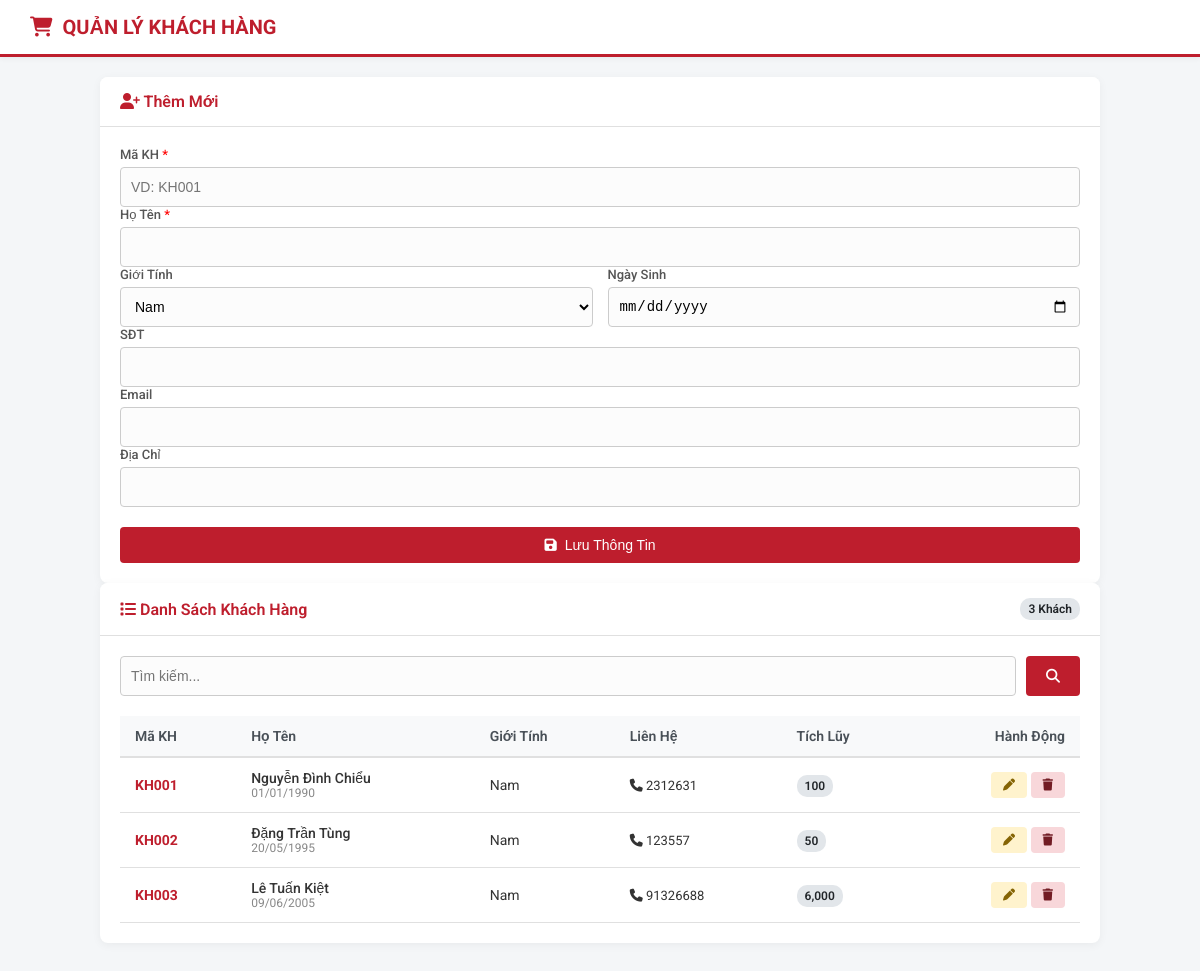
Page /views/khachhang/quanlykhachhang.php on the committed database.
### tables this page shows
CREATE TABLE IF NOT EXISTS khachhang (
    makhachhang VARCHAR(20) PRIMARY KEY,
    tenkhachhang VARCHAR(100) NOT NULL,
    gioitinh VARCHAR(10),
    ngaysinh DATE,
    diachi VARCHAR(255),
    email VARCHAR(100),
    sdt INT,
    diemtichluy INT DEFAULT 0,
    hangthanhvien VARCHAR(50) DEFAULT "Chưa xếp hạng",
    diemhientai INT DEFAULT 0
    
    
);

### views/khachhang/quanlykhachhang.php (the view, shortened to what this page needs)
<?php
require_once '../connectdb.php';
if (isset($con)) {
    $conn = $con;
} else {
    die("Lỗi kết nối");
}
$edit_customer = null;
$keyword = "";
$sql_list = "SELECT * FROM khachhang";
$sql_list .= " ORDER BY makhachhang ASC";
$list_customers = mysqli_query($conn, $sql_list);
?>
<!DOCTYPE html>
<html lang="vi">
<head>
    <link rel="stylesheet" href="https://cdnjs.cloudflare.com/ajax/libs/font-awesome/6.4.0/css/all.min.css">
    <link rel="stylesheet" href="style.css">
</head>
<body>
    <div class="navbar">
        <div class="navbar-brand"><i class="fa-solid fa-cart-shopping"></i> Quản lý Khách Hàng</div>
    </div>
    <div class="container block-layout">
        <div class="card">
            <div class="card-header">
                <span><i class="fa-solid <?php echo ($edit_customer) ? 'fa-pen-to-square' : 'fa-user-plus'; ?>"></i> <?php echo ($edit_customer) ? "Cập Nhật" : "Thêm Mới"; ?></span>
            </div>
            <div class="card-body">
                <form action="quanlykhachhang.php" method="POST">
                    <div class="form-group">
                        <label class="form-label">Mã KH <span style="color:red">*</span></label>
                        <input type="text" name="makhachhang" class="form-control" required placeholder="VD: KH001"
                               value="<?php echo ($edit_customer) ? $edit_customer['makhachhang'] : ''; ?>"
                               <?php echo ($edit_customer) ? 'readonly' : ''; ?>>
                    </div>
                    <div class="form-group">
                        <label class="form-label">Họ Tên <span style="color:red">*</span></label>
                        <input type="text" name="tenkhachhang" class="form-control" required
                               value="<?php echo ($edit_customer) ? $edit_customer['tenkhachhang'] : ''; ?>">
                    </div>
                    <div style="display: grid; grid-template-columns: 1fr 1fr; gap: 15px;">
                        <div class="form-group">
                            <label class="form-label">Giới Tính</label>
                            <select name="gioitinh" class="form-control">
                                <option value="Nam" <?php echo ($edit_customer && $edit_customer['gioitinh'] == 'Nam') ? 'selected' : ''; ?>>Nam</option>
                            </select>
                        </div>
                        <div class="form-group">
                            <label class="form-label">Ngày Sinh</label>
                            <input type="date" name="ngaysinh" class="form-control" value="<?php echo ($edit_customer) ? $edit_customer['ngaysinh'] : ''; ?>">
                        </div>
                    </div>
                    <div class="form-group">
                        <label class="form-label">SĐT</label>
                        <input type="number" name="sdt" class="form-control" value="<?php echo ($edit_customer) ? $edit_customer['sdt'] : ''; ?>">
                    </div>
                    <div class="form-group">
                        <label class="form-label">Email</label>
                        <input type="email" name="email" class="form-control" value="<?php echo ($edit_customer) ? $edit_customer['email'] : ''; ?>">
                    </div>
                    <div class="form-group">
                        <label class="form-label">Địa Chỉ</label>
                        <input type="text" name="diachi" class="form-control" value="<?php echo ($edit_customer) ? $edit_customer['diachi'] : ''; ?>">
                    </div>
                    <div style="margin-top: 20px;">
                        <button type="submit" name="btn_save" class="btn btn-primary">
                            <i class="fa-solid fa-floppy-disk"></i> <?php echo ($edit_customer) ? "Lưu Thay Đổi" : "Lưu Thông Tin"; ?>
                        </button>
                    </div>
                </form>
            </div>
        </div>
        <div class="card">
            <div class="card-header">
                <span><i class="fa-solid fa-list"></i> Danh Sách Khách Hàng</span>
                <span class="badge badge-points"><?php echo mysqli_num_rows($list_customers); ?> Khách</span>
            </div>
            <div class="card-body">
                <form action="quanlykhachhang.php" method="GET" style="display:flex; gap:10px; margin-bottom:20px;">
                    <input type="text" name="tukhoa" class="form-control" placeholder="Tìm kiếm..." value="<?php echo $keyword; ?>">
                    <button class="btn btn-primary" style="width: auto;"><i class="fa-solid fa-magnifying-glass"></i></button>
                </form>
                <div class="table-responsive">
                    <table class="table">
                        <thead>
                            <tr>
                                <th>Mã KH</th>
                                <th>Họ Tên</th>
                                <th>Giới Tính</th>
                                <th>Liên Hệ</th>
                                <th>Tích Lũy</th>
                                <th style="text-align: right;">Hành Động</th>
                            </tr>
                        </thead>
                        <tbody>
                            <?php if (mysqli_num_rows($list_customers) > 0): ?>
                                <?php while ($row = mysqli_fetch_assoc($list_customers)): ?>
                                <tr>
                                    <td><span style="font-weight: bold; color: var(--primary-color);"><?php echo $row['makhachhang']; ?></span></td>
                                    <td>
                                        <div style="font-weight: 500;"><?php echo $row['tenkhachhang']; ?></div>
                                        <div style="font-size: 12px; color: #888;"><?php echo date('d/m/Y', strtotime($row['ngaysinh'])); ?></div>
                                    </td>
                                    <td><?php echo $row['gioitinh']; ?></td>
                                    <td>
                                        <div style="font-size: 13px;"><i class="fa-solid fa-phone"></i> <?php echo $row['sdt']; ?></div>
                                    </td>
                                    <td><span class="badge badge-points"><?php echo number_format($row['diemtichluy']); ?></span></td>
                                    <td style="text-align: right;">
                                        <a href="quanlykhachhang.php?action=edit&code=<?php echo $row['makhachhang']; ?>" class="btn-action-edit"><i class="fa-solid fa-pen"></i></a>
                                        <a href="quanlykhachhang.php?action=delete&code=<?php echo $row['makhachhang']; ?>" onclick="return confirm('Xóa khách hàng <?php echo $row['makhachhang']; ?>?');" class="btn-action-delete"><i class="fa-solid fa-trash"></i></a>
                                    </td>
                                </tr>
                                <?php endwhile; ?>
                            <?php else: ?>
                                <tr><td colspan="6" style="text-align:center;">Không có dữ liệu</td></tr>
                            <?php endif; ?>
                        </tbody>
                    </table>
                </div>
            </div>
        </div>
    </div>
</body>
</html>

### views/khachhang/style.css (style rules this page uses)
:root { --primary-color: #be1e2d; --primary-hover: #9e1925; --secondary-color: #17a2b8; --bg-color: #f4f6f8; --card-bg: #ffffff; --text-color: #333; --border-color: #e0e0e0; --success: #28a745; --danger: #dc3545; }
body { font-family: 'Roboto', sans-serif; background-color: var(--bg-color); color: var(--text-color); margin: 0; padding: 0; }
.navbar { background-color: var(--card-bg); padding: 15px 30px; box-shadow: 0 2px 5px rgba(0,0,0,0.05); display: flex; align-items: center; justify-content: space-between; border-bottom: 3px solid var(--primary-color); }
.navbar-brand { font-size: 20px; font-weight: 700; color: var(--primary-color); text-transform: uppercase; display: flex; align-items: center; gap: 10px; }
.container { max-width: 1200px; margin: 30px auto; padding: 0 15px; display: grid; grid-template-columns: 350px 1fr; gap: 25px; }
.card { background: var(--card-bg); border-radius: 8px; box-shadow: 0 2px 10px rgba(0,0,0,0.05); overflow: hidden; }
.card-header { background-color: #fff; padding: 15px 20px; border-bottom: 1px solid var(--border-color); font-weight: 600; font-size: 16px; color: var(--primary-color); display: flex; align-items: center; justify-content: space-between; }
.card-body { padding: 20px; }
.form-group { margin-bottom: 15px; }
.form-label { display: block; margin-bottom: 5px; font-size: 13px; font-weight: 500; color: #555; }
.form-control { width: 100%; padding: 10px; border: 1px solid #ccc; border-radius: 4px; font-size: 14px; box-sizing: border-box; transition: border-color 0.3s; height: 40px; background-color: #fcfcfc; }
.btn { display: inline-flex; align-items: center; justify-content: center; padding: 10px 20px; border: none; border-radius: 4px; cursor: pointer; font-size: 14px; font-weight: 500; transition: background 0.3s; text-decoration: none; gap: 8px; }
.btn-primary { background-color: var(--primary-color); color: white; width: 100%; }
.btn-action-edit, .btn-action-delete { padding: 6px 12px; border-radius: 4px; font-size: 12px; text-decoration: none; display: inline-block; }
.btn-action-edit { background-color: #fff3cd; color: #856404; }
.btn-action-delete { background-color: #f8d7da; color: #721c24; }
.table-responsive { overflow-x: auto; }
.table { width: 100%; border-collapse: collapse; font-size: 14px; }
.table th { text-align: left; padding: 12px 15px; background-color: #f8f9fa; color: #495057; font-weight: 600; border-bottom: 2px solid var(--border-color); white-space: nowrap; }
.table td { padding: 12px 15px; border-bottom: 1px solid var(--border-color); vertical-align: middle; }
.badge-points { background-color: #e2e6ea; color: #212529; padding: 4px 8px; border-radius: 10px; font-weight: 600; font-size: 12px; }
.container { display: block; max-width: 1000px; margin-top: 20px; }
.form-group { flex: 1; margin-bottom: 0; }

### rows in the picture
khachhang: makhachhang "KH001", tenkhachhang "Nguyễn Đình Chiểu", ngaysinh "01/01/1990", gioitinh "Nam", sdt "2312631", diemtichluy "100"
khachhang: makhachhang "KH002", tenkhachhang "Đặng Trần Tùng", ngaysinh "20/05/1995", gioitinh "Nam", sdt "123557", diemtichluy "50"
khachhang: makhachhang "KH003", tenkhachhang "Lê Tuấn Kiệt", ngaysinh "09/06/2005", gioitinh "Nam", sdt "91326688", diemtichluy "6,000"

### other values in the picture
mysqli_num_rows($list_customers) "3"
